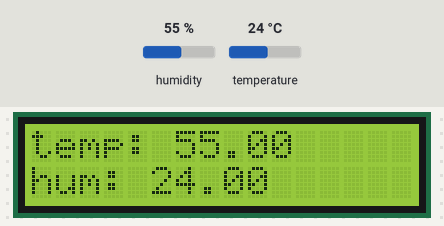
Recording of a sketch running on a simulated Arduino Uno, built with avr-gcc and run on an emulated ATmega328P. On the bench: 16×2 character LCD. Inputs (shaded band) come from the test bench; at power-on: humidity 55 %, temperature 24 °C. What the sketch prints to the serial monitor is not drawn.

Above: at 2.7 s.
2.8 s: humidity set to 22 %
At 5.4 s:
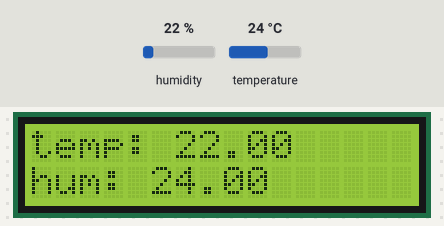
5.8 s: temperature set to 12 °C
At 7.1 s:
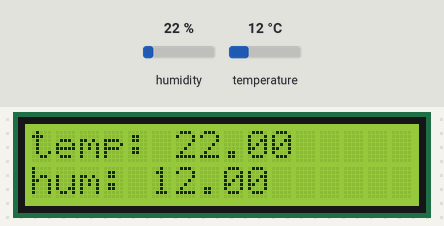
8.8 s: humidity set to 40 %
At 11.4 s:
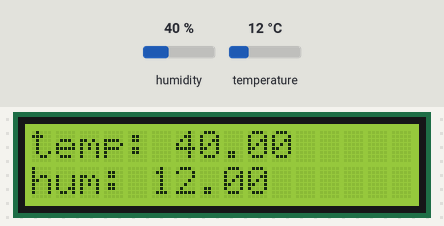
11.8 s: temperature set to 19 °C
At 13.2 s:
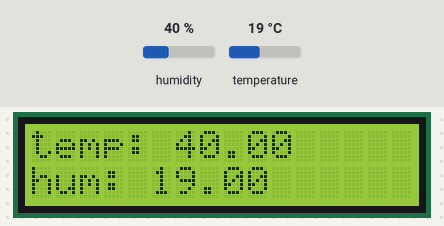
Timing chart, 0 to 14.8 s (numbered marks = the images above; inputs shaded):
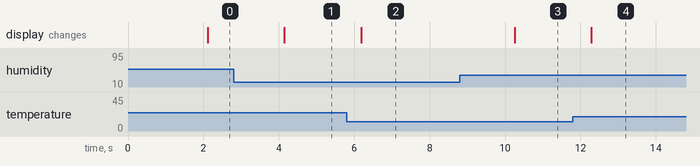

Measured:
- after the input at 2.8 s, the display: changes after 1.3 s (image 1)
- after the input at 5.8 s, the display: changes after 0.38 s (image 2)
- after the input at 8.8 s, the display: changes after 1.5 s (image 3)
- after the input at 11.8 s, the display: changes after 0.49 s (image 4)

The sketch:

sensor.ino
```cpp
#include <LiquidCrystal_I2C.h>
#include <DHT.h>
#include <DHT_U.h>

  LiquidCrystal_I2C  lcd(0x27,16,2);
  DHT dht(13,DHT11);

void setup() {
  Serial.begin(9600);
  dht.begin();
  lcd.init();

  lcd.backlight();
  lcd.clear();
  lcd.setCursor(0,0);
  lcd.print("temp:");
  lcd.setCursor(0,1);
  lcd.print("hum:");
}

void loop() {
  delay(2000);
  float h = dht.readHumidity();
  float t = dht.readTemperature();

  if(isnan(h) || isnan(t)){
    lcd.setCursor(6,0);
    lcd.print("passed");
    lcd.setCursor(5,1);


    lcd.print("failed");
  }

  else{
    Serial.print(h);
    Serial.print(t);
    lcd.setCursor(6,0);
    lcd.print(h);
    lcd.setCursor(5,1);
    lcd.print(t);
  }
}
```
